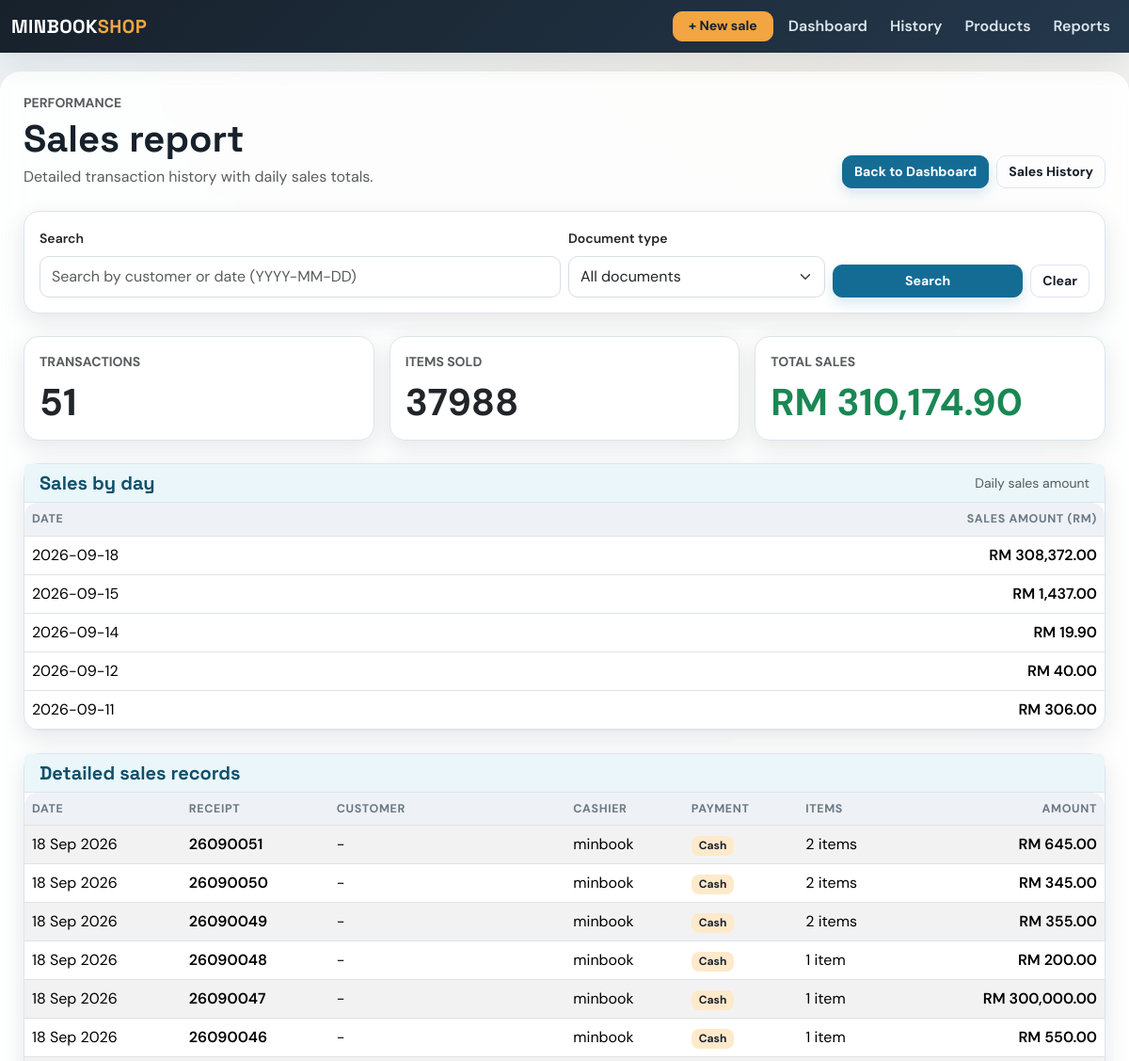
The app's page /sales/records (upper part), older data.
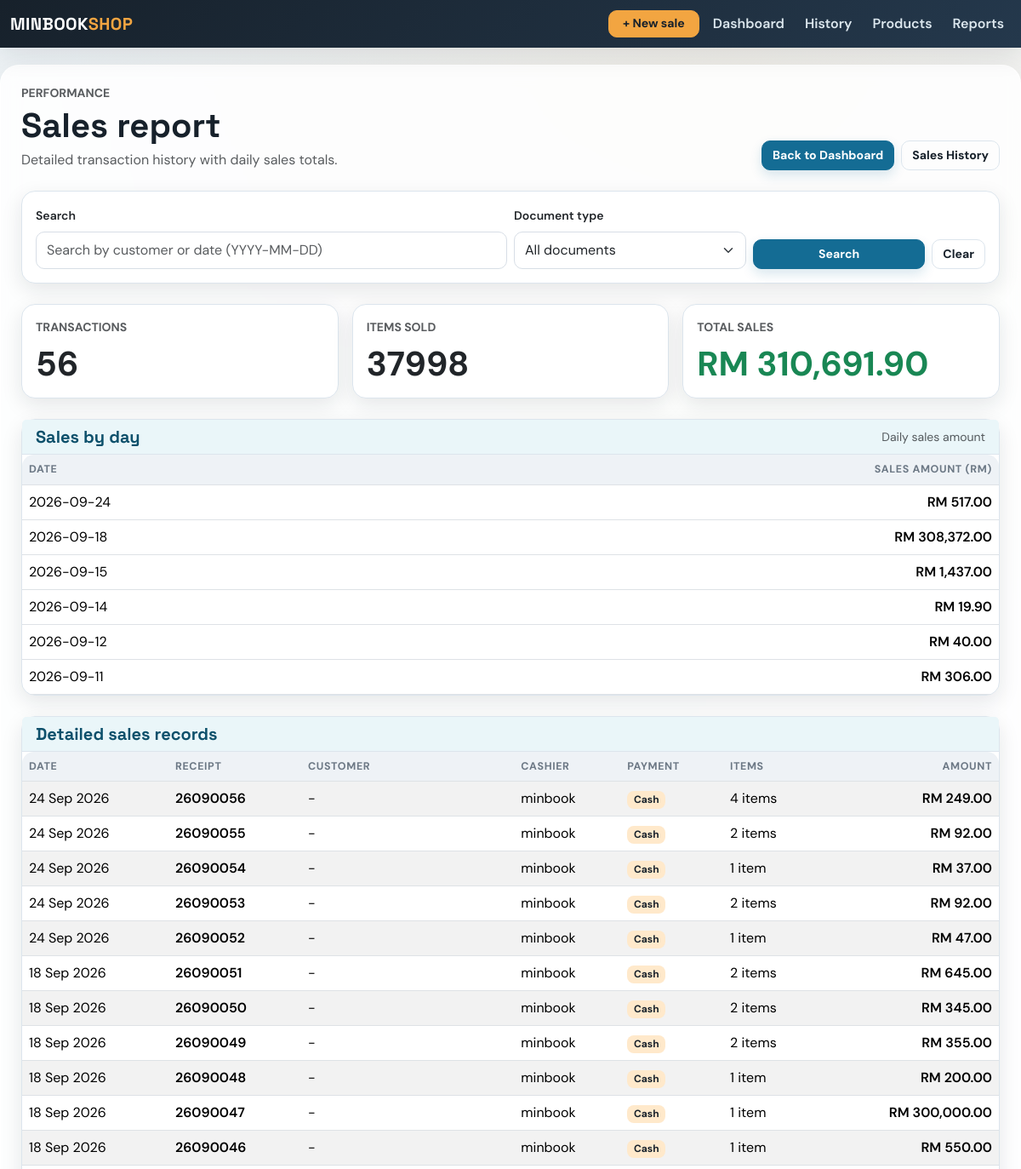
The same page, newer data.
### app/models.py (models this page shows, shortened)
class Sale(db.Model):
    id = db.Column(db.Integer, primary_key=True)
    amount = db.Column(db.Float, nullable=False)
    date = db.Column(db.Date, default=datetime.utcnow)
    user_id = db.Column(db.Integer, db.ForeignKey('user.id'), nullable=False)  # ForeignKey to User
    user = db.relationship('User', backref=db.backref('sales', lazy=True))  # Relationship with User
    product_id = db.Column(db.Integer, db.ForeignKey('product.id'), nullable=True)  # Legacy first product
    product = db.relationship('Product', backref=db.backref('sales', lazy=True))  # Relationship with Product
    quantity = db.Column(db.Integer, nullable=True)  # Legacy total quantity
    payment_method = db.Column(db.String(20), nullable=False, default='Cash')
    customer_name = db.Column(db.String(120), nullable=True)
    document_type = db.Column(db.String(20), nullable=False, default='receipt')
    discount = db.Column(db.Float, nullable=False, default=0.00)
    deposit = db.Column(db.Float, nullable=False, default=0.00)
    items = db.relationship('SaleItem', back_populates='sale', cascade='all, delete-orphan')

class User(db.Model):
    id = db.Column(db.Integer, primary_key=True)
    username = db.Column(db.String(100), unique=True, nullable=False)
    email = db.Column(db.String(120), unique=True, nullable=False)
    password = db.Column(db.String(200), nullable=False)
    role = db.Column(db.String(50), default='cashier')  # can be admin, manager, cashier

### app/routes.py (the view)
@main.route('/sales/records')
def sales_records():
    search_term = (request.args.get('search', '') or '').strip()
    selected_document_type = (request.args.get('document_type', '') or '').lower().strip()
    if selected_document_type not in {'receipt', 'invoice', ''}:
        selected_document_type = ''
    sales_query = Sale.query.order_by(Sale.date.desc(), Sale.id.desc())
    if selected_document_type:
        sales_query = sales_query.filter(Sale.document_type == selected_document_type)
    if search_term:
        try:
            parsed_date = datetime.strptime(search_term, '%Y-%m-%d').date()
            sales_query = sales_query.filter(Sale.date == parsed_date)
        except ValueError:
            sales_query = sales_query.filter(Sale.customer_name.ilike(f'%{search_term}%'))
    sales = sales_query.all()
    total_amount = round(sum(sale.amount for sale in sales), 2)
    total_items = sum(sum(item.quantity for item in sale.items) for sale in sales)
    daily_totals = {}
    for sale in sales:
        daily_key = sale.date.isoformat()
        daily_totals[daily_key] = round(daily_totals.get(daily_key, 0) + sale.amount, 2)
    daily_sales = [
        {'date': day, 'amount': round(amount, 2)}
        for day, amount in sorted(daily_totals.items(), key=lambda item: item[0], reverse=True)
    ]
    return render_template(
        'sales_records.html',
        sales=sales,
        search_term=search_term,
        total_sales=total_amount,
        total_transactions=len(sales),
        total_items=total_items,
        daily_sales=daily_sales,
        selected_document_type=selected_document_type,
    )

### app/routes.py (called while the page is built)
@main.app_context_processor
def inject_now():
    return {'current_year': datetime.now().year}

### app/templates/sales_records.html (shortened to what this page needs)
{% extends 'base.html' %}
{% block content %}
<div class="d-flex flex-wrap justify-content-between align-items-end gap-3 mb-4">
    <div>
        <p class="text-uppercase text-muted small fw-bold mb-1">Performance</p>
        <h1 class="mb-1">Sales report</h1>
        <p class="text-muted mb-0">Detailed transaction history with daily sales totals.</p>
    </div>
    <div class="d-flex gap-2">
        <a href="{{ url_for('main.dashboard') }}" class="btn btn-primary">Back to Dashboard</a>
        <a href="{{ url_for('main.sales') }}" class="btn btn-outline-secondary">Sales History</a>
    </div>
</div>
<div class="card mb-4">
    <div class="card-body">
        <form method="get" action="{{ url_for('main.sales_records') }}" class="row g-2 align-items-end">
            <div class="col-md-6">
                <label class="form-label small fw-semibold">Search</label>
                <input type="text" name="search" class="form-control" placeholder="Search by customer or date (YYYY-MM-DD)" value="{{ search_term }}">
            </div>
            <div class="col-md-3">
                <label class="form-label small fw-semibold">Document type</label>
                <select name="document_type" class="form-select">
                    <option value="">All documents</option>
                </select>
            </div>
            <div class="col-md-3 d-flex gap-2">
                <button class="btn btn-primary flex-grow-1" type="submit">Search</button>
                <a href="{{ url_for('main.sales_records') }}" class="btn btn-outline-secondary">Clear</a>
            </div>
        </form>
    </div>
</div>
<div class="row g-3 mb-4">
    <div class="col-md-4">
        <div class="card h-100">
            <div class="card-body">
                <div class="text-uppercase text-muted small fw-bold">Transactions</div>
                <div class="display-6 fw-bold mt-2">{{ total_transactions }}</div>
            </div>
        </div>
    </div>
    <div class="col-md-4">
        <div class="card h-100">
            <div class="card-body">
                <div class="text-uppercase text-muted small fw-bold">Items Sold</div>
                <div class="display-6 fw-bold mt-2">{{ total_items }}</div>
            </div>
        </div>
    </div>
    <div class="col-md-4">
        <div class="card h-100">
            <div class="card-body">
                <div class="text-uppercase text-muted small fw-bold">Total Sales</div>
                <div class="display-6 fw-bold mt-2 text-success">RM {{ '{:,.2f}'.format(total_sales) }}</div>
            </div>
        </div>
    </div>
</div>
<div class="card mb-4">
    <div class="card-header d-flex justify-content-between align-items-center">
        <h5 class="mb-0">Sales by day</h5>
        <span class="small text-muted">Daily sales amount</span>
    </div>
    <div class="table-responsive">
        <table class="table mb-0">
            <thead>
                <tr>
                    <th>Date</th>
                    <th class="text-end">Sales Amount (RM)</th>
                </tr>
            </thead>
            <tbody>
                {% for day in daily_sales %}
                <tr>
                    <td>{{ day.date }}</td>
                    <td class="text-end fw-semibold">RM {{ '{:,.2f}'.format(day.amount) }}</td>
                </tr>
                {% else %}
                <tr>
                    <td colspan="2" class="text-center text-muted py-4">No daily sales found.</td>
                </tr>
                {% endfor %}
            </tbody>
        </table>
    </div>
</div>
<div class="card">
    <div class="card-header">
        <h5 class="mb-0">Detailed sales records</h5>
    </div>
    <div class="table-responsive">
        <table class="table table-striped mb-0 align-middle">
            <thead>
                <tr>
                    <th>Date</th>
                    <th>{{ 'Invoice' if selected_document_type == 'invoice' else 'Receipt' }}</th>
                    <th>Customer</th>
                    <th>Cashier</th>
                    <th>Payment</th>
                    <th>Items</th>
                    <th class="text-end">Amount</th>
                </tr>
            </thead>
            <tbody>
                {% for sale in sales %}
                <tr>
                    <td>{{ sale.date.strftime('%d %b %Y') }}</td>
                    <td class="fw-semibold">{% if sale.document_type == 'invoice' %}{{ sale.date.strftime('%y%m') }}{{ '%04d'|format(sale.id) }}{% else %}{{ sale.date.strftime('%y%m') }}{{ '%04d'|format(sale.id) }}{% endif %}</td>
                    <td>{{ sale.customer_name or '-' }}</td>
                    <td>{{ sale.user.username if sale.user else '-' }}</td>
                    <td><span class="badge text-bg-light">{{ sale.payment_method }}</span></td>
                    <td>{{ sale.items|length }} item{{ 's' if sale.items|length != 1 else '' }}</td>
                    <td class="text-end fw-semibold">RM {{ '{:,.2f}'.format(sale.amount) }}</td>
                </tr>
                {% else %}
                <tr>
                    <td colspan="7" class="text-center text-muted py-4">No records found.</td>
                </tr>
                {% endfor %}
            </tbody>
        </table>
    </div>
</div>
{% endblock %}

### app/templates/base.html (shortened to what this page needs)
<!DOCTYPE html>
<html lang="en">
<head>
    <link href="https://cdn.jsdelivr.net/npm/bootstrap@5.3.3/dist/css/bootstrap.min.css" rel="stylesheet">
</head>
<body>
<nav class="navbar navbar-expand-lg navbar-dark bg-dark fixed-top">
    <div class="container-fluid">
        <a class="navbar-brand" href="{{ url_for('main.dashboard') }}">MINBOOK<span class="text-warning">SHOP</span></a>
        <div class="collapse navbar-collapse" id="navbarNavDropdown">
            <ul class="navbar-nav ms-auto align-items-lg-center gap-lg-2">
                <li class="nav-item"><a class="btn btn-warning btn-sm px-3" href="{{ url_for('main.add_sale') }}">+ New sale</a></li>
                <li class="nav-item"><a class="nav-link" href="{{ url_for('main.dashboard') }}">Dashboard</a></li>
                <li class="nav-item">
                    <a class="nav-link" href="{{ url_for('main.sales') }}">History</a>
                </li>
                <li class="nav-item">
                    <a class="nav-link" href="{{ url_for('main.products') }}">Products</a>
                </li>
                <li class="nav-item"><a class="nav-link" href="{{ url_for('main.revenue') }}">Reports</a></li>
            </ul>
        </div>
    </div>
</nav>
<div class="container page-shell">
    {% block content %}
    {% endblock %}
</div>
</body>
</html>

### app/templates/base.html (style rules this page uses)
:root { --ink: #17212b; --muted: #6c7885; --paper: #eef3f6; --line: #dce5ed; --brand: #146c94; --brand-dark: #0d506b; --brand-soft: #eaf6f9; --accent: #f2a541; --accent-soft: #ffe9cb; --success: #2d936c; --success-soft: #dff8ee; --danger: #b84b45; --shadow: rgba(23,33,43,.10); --table-head: #eef2f6; }
* { box-sizing: border-box; }
body { padding-top: 76px; background: radial-gradient(circle at 70% 0%, rgba(242,165,65,.08), transparent 22%), radial-gradient(circle at 20% 80%, rgba(20,108,148,.08), transparent 20%), linear-gradient(135deg, var(--paper), #fdfefe); color: var(--ink); font-family: 'DM Sans', sans-serif; }
h1, h2, h3, h4, h5, .navbar-brand { font-family: 'Space Grotesk', sans-serif; font-weight: 700; }
.navbar { background: linear-gradient(135deg, #17212b, #24384c) !important; box-shadow: 0 8px 30px var(--shadow); }
.navbar-brand { letter-spacing: .02em; color: #fff !important; }
.navbar-brand .text-warning { color: var(--accent) !important; }
.nav-link { color: #dce7ee !important; font-weight: 600; }
.page-shell { max-width: 1240px; background: rgba(255,255,255,.84); border: 1px solid rgba(255,255,255,.8); border-radius: 22px; padding: 22px 24px 32px; box-shadow: 0 18px 50px var(--shadow); backdrop-filter: blur(10px); }
.card { border: 1px solid var(--line); border-radius: 16px; box-shadow: 0 8px 24px var(--shadow); background-color: #fff; }
.card-header { background: var(--brand-soft); border-bottom: 1px solid var(--line); color: var(--brand-dark); }
.card-header h5 { color: var(--brand-dark); font-family: 'Space Grotesk', sans-serif; font-weight: 700; }
.btn { border-radius: 10px; font-weight: 700; font-size: .88rem; transition: all .2s ease; }
.btn-primary { background: var(--brand); border-color: var(--brand); box-shadow: 0 6px 14px rgba(20,108,148,.16); }
.btn-warning { background: var(--accent); border-color: var(--accent); color: #17212b; }
.btn-outline-secondary { border-color: var(--line); color: var(--ink); }
.form-control, .form-select { border-color: #d7dee6; min-height: 44px; border-radius: 10px; }
.table { --bs-table-bg: transparent; vertical-align: middle; }
.table thead th { color: var(--muted); background: var(--table-head); font-size: .78rem; letter-spacing: .05em; text-transform: uppercase; border-bottom-width: 1px; }
.table tbody tr { transition: background-color .2s ease, transform .2s ease; }
.table-responsive { border-radius: 14px; }
.badge { border-radius: 8px; font-weight: 700; }
.text-bg-light { background: var(--accent-soft) !important; color: var(--ink) !important; }

Row changes from the older to the newer data that the page shows:
added Sale: date "24 Sep 2026", date "2609", id "0056", customer_name "-", user "minbook", payment_method "Cash", items|length "4", items "s", amount "249.00"
added Sale: date "24 Sep 2026", date "2609", id "0055", customer_name "-", user "minbook", payment_method "Cash", items|length "2", items "s", amount "92.00"
added Sale: date "24 Sep 2026", date "2609", id "0054", customer_name "-", user "minbook", payment_method "Cash", items|length "1", amount "37.00"
added Sale: date "24 Sep 2026", date "2609", id "0053", customer_name "-", user "minbook", payment_method "Cash", items|length "2", items "s", amount "92.00"
added Sale: date "24 Sep 2026", date "2609", id "0052", customer_name "-", user "minbook", payment_method "Cash", items|length "1", amount "47.00"
Text that changed along with them:
{{ total_transactions }}: "51" → "56"
{{ total_items }}: "37988" → "37998"
{{ '{:,.2f}'.format(total_sales) }}: "310,174.90" → "310,691.90"
new list line: "2026-09-24 RM 517.00"
